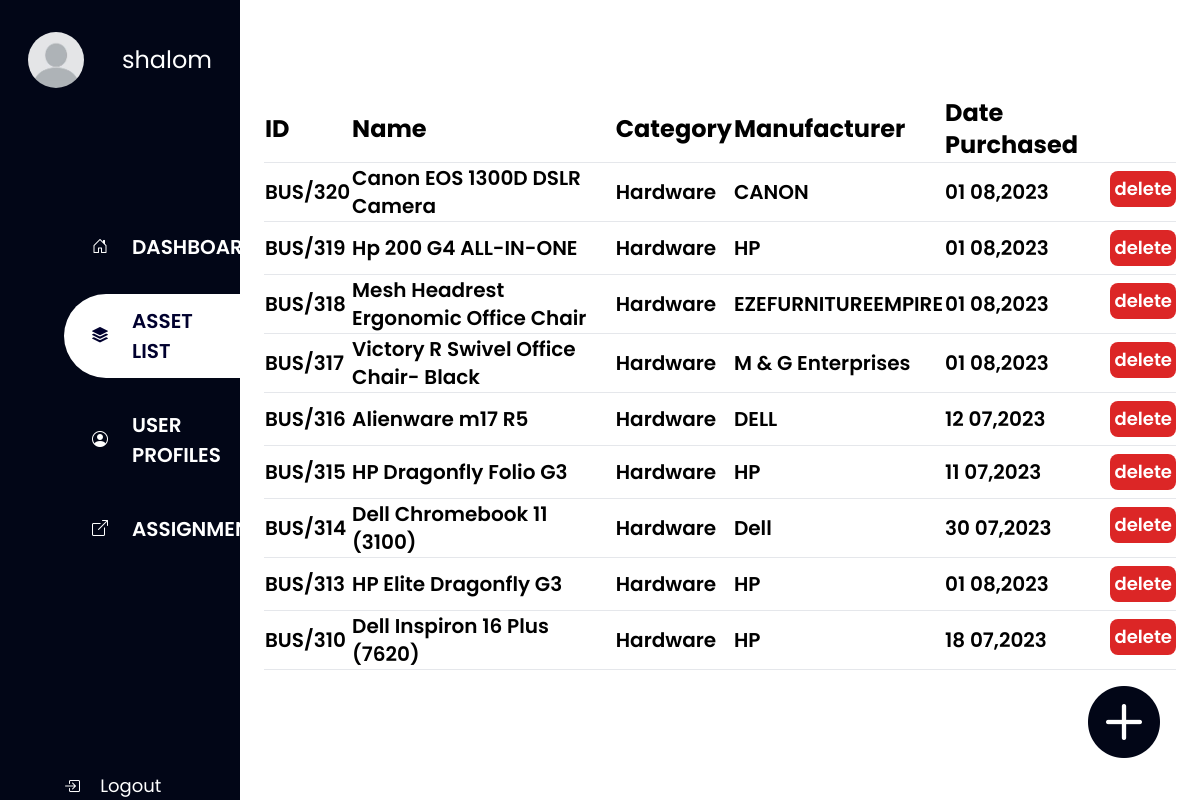
/assetlist (signed in), run on the app's committed database.
### App/models.py (models this page shows, shortened)
class Assets(models.Model):
    asset_name = models.CharField(max_length=100)
    asset_category = models.CharField(max_length=100)
    asset_id = models.CharField(max_length=100)
    asset_manufacturer = models.CharField(max_length=100)
    date_purchased = models.DateTimeField()
    asset_issued = models.BooleanField(default=False)
    asset_image = models.ImageField(
        default="default.jpeg", upload_to='asset_images')

### App/views.py (the view)
# urls.py: path('assetlist', views.assetlist, name='assetlist'),
def assetlist(request):
    assets = Assets.objects.all()
    return render(request, 'assetlist.html', {'assets': assets, 'navbar': 'assetlist'})

### templates/assetlist.html
{% extends "templates/admin_base.html" %} {% block content %}
<div class="w-full border-box px-6">
    <table class="w-full table-auto text-left">
      <thead class="border-b">
        <td class="text text-2xl font-bold">ID</td>
        <td class="text text-2xl font-bold">Name</td>
        <td class="text text-2xl font-bold">Category</td>
        <td class="text text-2xl font-bold">Manufacturer</td>
        <td class="text text-2xl font-bold">Date Purchased</td>
      </thead>
      <tbody>
        {% for asset in assets reversed %}
        <tr class="border-b my-5 py-2">
          <td class="text text-xl font-semibold py-3">{{asset.asset_id}}</td>
          <td class="text text-xl font-semibold">
            {{asset.asset_name}}
          </td>
          <td class="text text-xl font-semibold">{{asset.asset_category}}</td>
          <td class="text text-xl font-semibold">{{asset.asset_manufacturer}}</td>
          <td class="text text-xl font-semibold">{{asset.date_purchased|date:"d m,Y"}}</td>
          <td class="text text-lg font-semibold flex justify-center text-white bg-red-600 p-1 mt-2 rounded-lg"><a href="/delete_asset/{{asset.id}}">delete</a></td>
        </tr>
        {% endfor %}
      </tbody>
    </table>
    </div>
    <div class="add-user">
      <a href="addasset">
         <i
        class="bi bi-plus-circle-fill text-slate-950 text-7xl absolute right-10 bottom-10 cursor-pointer z-50"
      ></i>
      </a>
    </div>
</div>
{% endblock content %}

### templates/admin_base.html (shortened to what this page needs)
<!DOCTYPE html>
<html lang="en">
  <head>
    <script src="https://cdn.tailwindcss.com"></script>
    <link
      rel="stylesheet"
      href="https://cdn.jsdelivr.net/npm/bootstrap-icons@1.7.2/font/bootstrap-icons.css"
    />
  </head>
  <body class="bg-white font-[Poppins]">
    {% if user.is_authenticated and user.is_staff %}
    <div class="wrap relative w-full h-screen flex">
      <div class="sidebar h-full bg-slate-950 flex flex-col items-center">
        <div
          class="user-info w-full text-2xl p-7 mt-1 mb-5 flex items-center justify-between"
        >
          <img
            src="../media/default-profile-pic-.jpg"
            alt=""
            class="w-14 h-14 rounded-full"
          />
          <h1 class="username text-white">{{user.username}}</h1>
        </div>
        <div class="gotos w-full h-4/5 flex flex-col pl-16 mt-16">
          <a
            href="dashboard"
            class="goto {% if navbar == 'dashboard' %} active {% endif %} hover:bg-white flex items-center px-7 py-3 rounded-l-full"
          >
            <i class="bi bi-house-door text-white"></i>
            <span class="text-[15px] ml-6 text-white uppercase">Dashboard</span>
          </a>
          <a
            href="assetlist"
            class="goto {% if navbar == 'assetlist' %} active {% endif %} hover:bg-white flex items-center px-7 py-3 rounded-l-full"
          >
            <i class="bi bi-stack text-white"></i>
            <span class="ml-6 text-white uppercase">Asset List</span>
          </a>
          <a
            href="userprofiles"
            class="goto {% if navbar == 'userprofiles' %} active {% endif %} hover:bg-white flex items-center px-7 py-3 rounded-l-full"
          >
            <i class="bi bi-person-circle text-white"></i>
            <span class="ml-6 text-white uppercase">User profiles</span>
          </a>
          <a
            href="assignments"
            class="goto {% if navbar == 'assignments' %} active {% endif %} hover:bg-white flex items-center px-7 py-3 rounded-l-full"
          >
            <i class="bi bi-box-arrow-up-right text-white"></i>
            <span class="ml-6 text-white uppercase">Assignments</span>
          </a>
          <a href="logout" class="logout mt-auto">
            <i class="bi bi-box-arrow-in-right text-white"></i>
            <span class="text-lg ml-4 text-white">Logout</span>
          </a>
        </div>
      </div>
      <div class="main h-full relative z-20 bg-white">
        <div class="body-main flex justify-center items-center box-border">
          {% block content %} {% endblock content %}
        </div>
      </div>
    {% elif user.is_authenticated %} {% include 'userprofile.html' %} {% endif %}
  </body>
</html>

### templates/admin_base.html (style rules this page uses)
.goto span { font-size: 20px; font-weight: 600; }
.goto i { font-size: 16px; }
.goto { margin-top: 20px; }
.goto.active { background: white; color: rgb(0, 0, 46); }
.goto.active span, .goto.active i { color: rgb(0, 0, 46); }
.sidebar { position: relative; width: 20%; }
.main { width: 80%; }
.main { overflow: hidden; }
.body-main { width: 100%; margin-top: 5%; }

### data on the page
Assets: asset_id "BUS/320", asset_name "Canon EOS 1300D DSLR Camera", asset_category "Hardware", asset_manufacturer "CANON", date_purchased "01 08,2023"
Assets: asset_id "BUS/319", asset_name "Hp 200 G4 ALL-IN-ONE", asset_category "Hardware", asset_manufacturer "HP", date_purchased "01 08,2023"
Assets: asset_id "BUS/318", asset_name "Mesh Headrest Ergonomic Office Chair", asset_category "Hardware", asset_manufacturer "EZEFURNITUREEMPIRE", date_purchased "01 08,2023"
Assets: asset_id "BUS/317", asset_name "Victory R Swivel Office Chair- Black", asset_category "Hardware", asset_manufacturer "M & G Enterprises", date_purchased "01 08,2023"
Assets: asset_id "BUS/316", asset_name "Alienware m17 R5", asset_category "Hardware", asset_manufacturer "DELL", date_purchased "12 07,2023"
Assets: asset_id "BUS/315", asset_name "HP Dragonfly Folio G3", asset_category "Hardware", asset_manufacturer "HP", date_purchased "11 07,2023"
Assets: asset_id "BUS/314", asset_name "Dell Chromebook 11 (3100)", asset_category "Hardware", asset_manufacturer "Dell", date_purchased "30 07,2023"
Assets: asset_id "BUS/313", asset_name "HP Elite Dragonfly G3", asset_category "Hardware", asset_manufacturer "HP", date_purchased "01 08,2023"
Assets: asset_id "BUS/310", asset_name "Dell Inspiron 16 Plus (7620)", asset_category "Hardware", asset_manufacturer "HP", date_purchased "18 07,2023"

### other printed values
{{ user.username }} "shalom"
